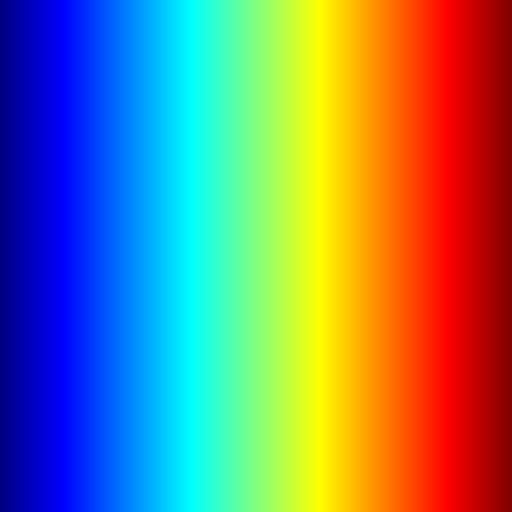
%> input picture visual1/images/testRGB.bmp, 512 x 512 px
$ octave _ex1_1.m   (GNU Octave 9; MATLAB toolbox functions it lacks are replaced by stand-ins)
%> lines starting %> are read from the running program, lines starting %| are printed output that depends on the picture
close all; clear all;
%
% Codificação de informação multimédia
% Trabalho 3 - Visual Part assignment 1
%

IMAGE_FILE = '../images/testRGB.bmp';

% 1.1.1
A = imread(IMAGE_FILE);
%> A is the input picture: size 512x512x3 uint8; mean R, G, B 119.6, 127.5, 119.4
figure(1); imshow(A);
title('Original picture');

% 1.1.2
figure(2); title('Seperate Colour Channels')
length = size(A); length = length(1:2);
%> after `length = size(A)`: length = [512 512 3]
%> after `length = length(1:2)`: length = [512 512]
% These first lines display each of the colour channels as gray scale
subplot(2,3,1); imshow(A(:,:,1)); title('Red');
subplot(2,3,2); imshow(A(:,:,2)); title('Green');
subplot(2,3,3); imshow(A(:,:,3)); title('Blue');
%> after `imshow(A(:,:,3))`:
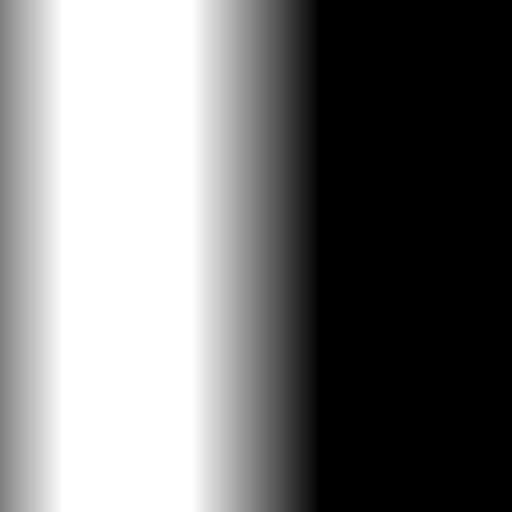
%> displayed picture: size 512x512, on the screen's scale of 0 to 255; min 0, max 255, mean 119.4
% These second lines are to isolate each colour channel
subplot(2,3,4); imshow(cat(3, A(:,:,1), zeros(length), zeros(length)));
%> after `imshow(cat(3, A(:,:,1), zeros(length), zeros(length)))`:
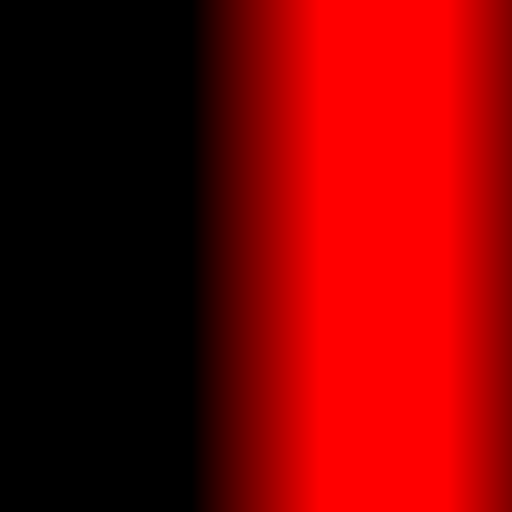
%> displayed picture: size 512x512x3, on the screen's scale of 0 to 255; mean R, G, B 119.6, 0, 0
subplot(2,3,5); imshow(cat(3, zeros(length), A(:,:,2), zeros(length)));
%> after `imshow(cat(3, zeros(length), A(:,:,2), zeros(length)))`:
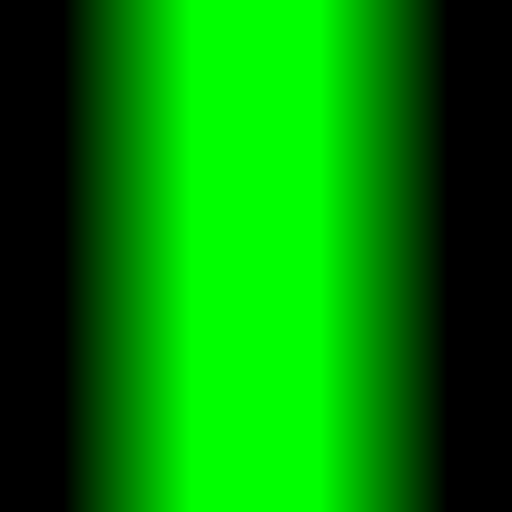
%> displayed picture: size 512x512x3, on the screen's scale of 0 to 255; mean R, G, B 0, 127.5, 0
subplot(2,3,6); imshow(cat(3, zeros(length), zeros(length), A(:,:,1)));
%> after `imshow(cat(3, zeros(length), zeros(length), A(:,:,1)))`:
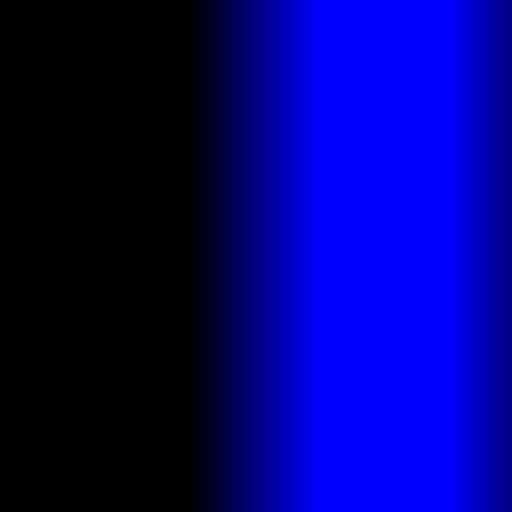
%> displayed picture: size 512x512x3, on the screen's scale of 0 to 255; mean R, G, B 0, 0, 119.6

% 1.1.3
A_hsv = rgb2hsv(A);
%> A_hsv: size 512x512x3 double; mean H, S, V 0.333, 0.937, 0.937
figure(3); title('HSV conversion');
imshow(A_hsv);

% 1.1.4
figure(4); title('Seperate HSV Channels')
subplot(1,3,1); imshow(A_hsv(:,:,1)); title('Hue');
%> after `imshow(A_hsv(:,:,1))`:
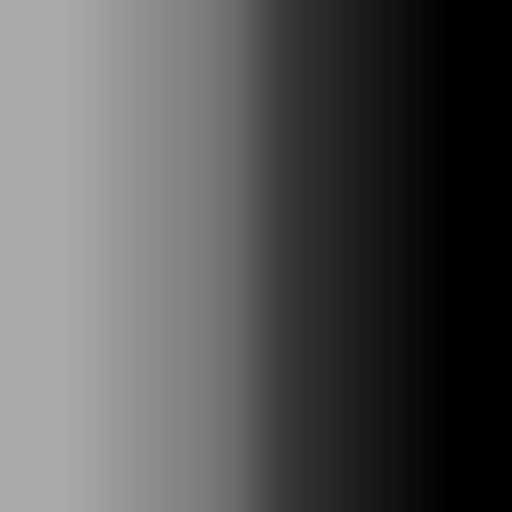
%> displayed picture: size 512x512, on the screen's scale of 0 to 255; min 0, max 170, mean 84.8
subplot(1,3,2); imshow(A_hsv(:,:,2)); title('Saturation');
%> after `imshow(A_hsv(:,:,2))`:
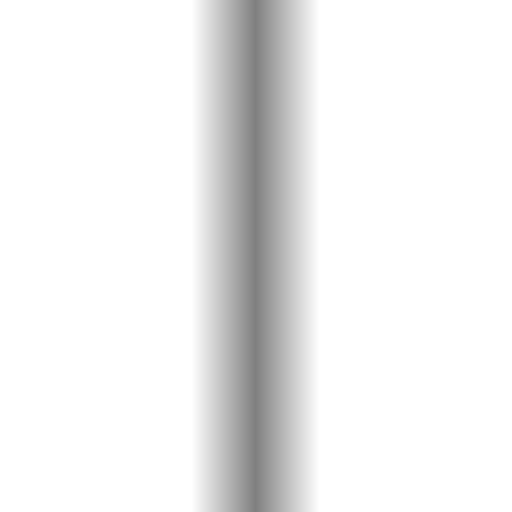
%> displayed picture: size 512x512, on the screen's scale of 0 to 255; min 127, max 255, mean 239
subplot(1,3,3); imshow(A_hsv(:,:,3)); title('Value');
%> after `imshow(A_hsv(:,:,3))`:
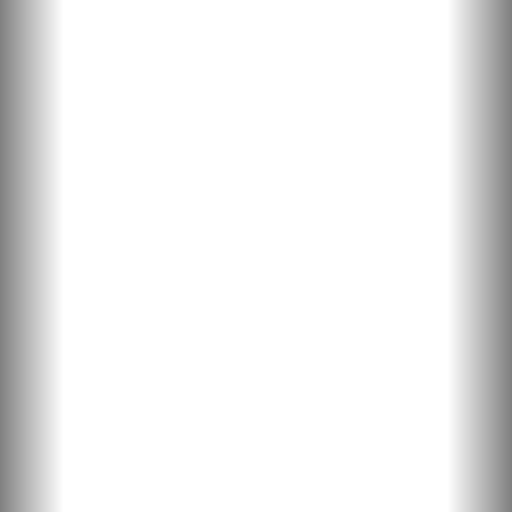
%> displayed picture: size 512x512, on the screen's scale of 0 to 255; min 128, max 255, mean 239

$ run again, with visual1/images/floresVermelhas.bmp copied over visual1/images/testRGB.bmp
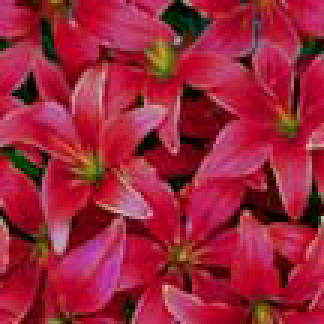
%> input picture visual1/images/floresVermelhas.bmp, 108 x 108 px (shown 3 times larger)
%> A is the input picture: size 108x108x3 uint8; mean R, G, B 157.1, 35.8, 58.1
%> A_hsv: size 108x108x3 double; mean H, S, V 0.823, 0.807, 0.619
%> `imshow(A_hsv(:,:,2))`:
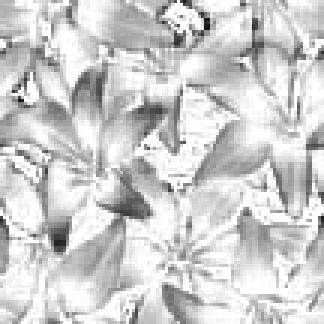
%> displayed picture: size 108x108, on the screen's scale of 0 to 255 (shown 3 times larger); min 19, max 255, mean 205.7
%> `imshow(A_hsv(:,:,3))`:
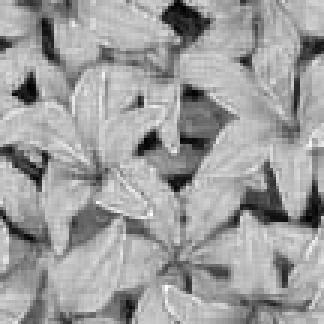
%> displayed picture: size 108x108, on the screen's scale of 0 to 255 (shown 3 times larger); min 1, max 255, mean 157.8
